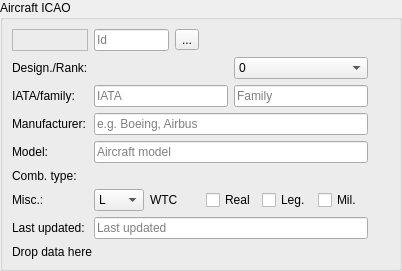
<?xml version="1.0" encoding="UTF-8"?>
<ui version="4.0">
 <class>CAircraftIcaoForm</class>
 <widget class="QFrame" name="CAircraftIcaoForm">
  <property name="geometry">
   <rect>
    <x>0</x>
    <y>0</y>
    <width>402</width>
    <height>271</height>
   </rect>
  </property>
  <property name="minimumSize">
   <size>
    <width>0</width>
    <height>200</height>
   </size>
  </property>
  <property name="windowTitle">
   <string>Aircraft ICAO</string>
  </property>
  <layout class="QVBoxLayout" name="vl_AirccraftIcaoForm">
   <property name="spacing">
    <number>4</number>
   </property>
   <property name="leftMargin">
    <number>0</number>
   </property>
   <property name="topMargin">
    <number>0</number>
   </property>
   <property name="rightMargin">
    <number>0</number>
   </property>
   <property name="bottomMargin">
    <number>0</number>
   </property>
   <item>
    <widget class="QGroupBox" name="gb_AircraftIcao">
     <property name="title">
      <string>Aircraft ICAO</string>
     </property>
     <layout class="QGridLayout" name="gl_AircraftIcao" columnstretch="0,1,0">
      <item row="0" column="2" rowspan="9">
       <widget class="swift::gui::editors::CValidationIndicator" name="val_Indicator">
        <property name="sizePolicy">
         <sizepolicy hsizetype="Preferred" vsizetype="Preferred">
          <horstretch>0</horstretch>
          <verstretch>0</verstretch>
         </sizepolicy>
        </property>
        <property name="minimumSize">
         <size>
          <width>16</width>
          <height>0</height>
         </size>
        </property>
        <property name="maximumSize">
         <size>
          <width>16</width>
          <height>16777215</height>
         </size>
        </property>
       </widget>
      </item>
      <item row="0" column="0">
       <widget class="swift::gui::CLabelAndIcon" name="lai_Id">
        <property name="minimumSize">
         <size>
          <width>20</width>
          <height>0</height>
         </size>
        </property>
        <property name="frameShape">
         <enum>QFrame::StyledPanel</enum>
        </property>
        <property name="frameShadow">
         <enum>QFrame::Raised</enum>
        </property>
       </widget>
      </item>
      <item row="6" column="1">
       <widget class="QWidget" name="wi_Checkboxes" native="true">
        <layout class="QHBoxLayout" name="hl_CheckBoxes">
         <property name="leftMargin">
          <number>0</number>
         </property>
         <property name="topMargin">
          <number>0</number>
         </property>
         <property name="rightMargin">
          <number>0</number>
         </property>
         <property name="bottomMargin">
          <number>0</number>
         </property>
         <item>
          <widget class="QComboBox" name="cb_Wtc">
           <property name="maximumSize">
            <size>
             <width>50</width>
             <height>16777215</height>
            </size>
           </property>
           <property name="toolTip">
            <string>Wake turbulence category</string>
           </property>
           <item>
            <property name="text">
             <string>L</string>
            </property>
           </item>
           <item>
            <property name="text">
             <string>M</string>
            </property>
           </item>
           <item>
            <property name="text">
             <string>H</string>
            </property>
           </item>
           <item>
            <property name="text">
             <string>Unspecified</string>
            </property>
           </item>
          </widget>
         </item>
         <item>
          <widget class="QLabel" name="lbl_Wtc">
           <property name="text">
            <string>WTC</string>
           </property>
          </widget>
         </item>
         <item>
          <widget class="QCheckBox" name="cb_RealWorld">
           <property name="toolTip">
            <string>Real world aircraft</string>
           </property>
           <property name="text">
            <string>Real</string>
           </property>
          </widget>
         </item>
         <item>
          <widget class="QCheckBox" name="cb_Legacy">
           <property name="toolTip">
            <string>Legacy aircraft, e.g. Concord, ME109</string>
           </property>
           <property name="text">
            <string>Leg.</string>
           </property>
          </widget>
         </item>
         <item>
          <widget class="QCheckBox" name="cb_Military">
           <property name="toolTip">
            <string>Military aircraft</string>
           </property>
           <property name="text">
            <string>Mil.</string>
           </property>
          </widget>
         </item>
        </layout>
       </widget>
      </item>
      <item row="2" column="1">
       <widget class="QWidget" name="wi_IataFamily" native="true">
        <layout class="QHBoxLayout" name="hl_IataFamily">
         <property name="leftMargin">
          <number>0</number>
         </property>
         <property name="topMargin">
          <number>0</number>
         </property>
         <property name="rightMargin">
          <number>0</number>
         </property>
         <property name="bottomMargin">
          <number>0</number>
         </property>
         <item>
          <widget class="QLineEdit" name="le_Iata">
           <property name="layoutDirection">
            <enum>Qt::RightToLeft</enum>
           </property>
           <property name="maxLength">
            <number>10</number>
           </property>
           <property name="placeholderText">
            <string>IATA</string>
           </property>
          </widget>
         </item>
         <item>
          <widget class="QLineEdit" name="le_Family">
           <property name="maxLength">
            <number>10</number>
           </property>
           <property name="placeholderText">
            <string>Family</string>
           </property>
          </widget>
         </item>
        </layout>
       </widget>
      </item>
      <item row="1" column="1">
       <widget class="QWidget" name="wi_DesignatorRank" native="true">
        <layout class="QHBoxLayout" name="hl_DesignatorRank">
         <property name="leftMargin">
          <number>0</number>
         </property>
         <property name="topMargin">
          <number>0</number>
         </property>
         <property name="rightMargin">
          <number>0</number>
         </property>
         <property name="bottomMargin">
          <number>0</number>
         </property>
         <item>
          <widget class="swift::gui::components::CDbAircraftIcaoSelectorComponent" name="aircraft_Selector">
           <property name="focusPolicy">
            <enum>Qt::StrongFocus</enum>
           </property>
          </widget>
         </item>
         <item>
          <widget class="QComboBox" name="cb_Rank">
           <item>
            <property name="text">
             <string>0</string>
            </property>
           </item>
           <item>
            <property name="text">
             <string>1</string>
            </property>
           </item>
           <item>
            <property name="text">
             <string>2</string>
            </property>
           </item>
           <item>
            <property name="text">
             <string>3</string>
            </property>
           </item>
           <item>
            <property name="text">
             <string>4</string>
            </property>
           </item>
           <item>
            <property name="text">
             <string>5</string>
            </property>
           </item>
           <item>
            <property name="text">
             <string>6</string>
            </property>
           </item>
           <item>
            <property name="text">
             <string>7</string>
            </property>
           </item>
           <item>
            <property name="text">
             <string>8</string>
            </property>
           </item>
           <item>
            <property name="text">
             <string>9</string>
            </property>
           </item>
           <item>
            <property name="text">
             <string>Unspecified</string>
            </property>
           </item>
          </widget>
         </item>
        </layout>
       </widget>
      </item>
      <item row="5" column="1">
       <widget class="swift::gui::components::CAircraftCombinedTypeSelector" name="combined_TypeSelector">
        <property name="focusPolicy">
         <enum>Qt::StrongFocus</enum>
        </property>
       </widget>
      </item>
      <item row="0" column="1">
       <widget class="QWidget" name="wi_IdPaste" native="true">
        <layout class="QHBoxLayout" name="hl_IdPaste">
         <property name="leftMargin">
          <number>0</number>
         </property>
         <property name="topMargin">
          <number>0</number>
         </property>
         <property name="rightMargin">
          <number>0</number>
         </property>
         <property name="bottomMargin">
          <number>0</number>
         </property>
         <item>
          <widget class="QLineEdit" name="le_Id">
           <property name="maximumSize">
            <size>
             <width>75</width>
             <height>16777215</height>
            </size>
           </property>
           <property name="readOnly">
            <bool>true</bool>
           </property>
           <property name="placeholderText">
            <string>Id</string>
           </property>
          </widget>
         </item>
         <item>
          <widget class="QToolButton" name="tb_Paste">
           <property name="text">
            <string>...</string>
           </property>
           <property name="icon">
            <iconset resource="../../misc/misc.qrc">
             <normaloff>:/ant-design/icons/ant-design/paste.svg</normaloff>:/ant-design/icons/ant-design/paste.svg</iconset>
           </property>
          </widget>
         </item>
         <item>
          <spacer name="hs_IdPaste">
           <property name="orientation">
            <enum>Qt::Horizontal</enum>
           </property>
           <property name="sizeHint" stdset="0">
            <size>
             <width>40</width>
             <height>20</height>
            </size>
           </property>
          </spacer>
         </item>
        </layout>
       </widget>
      </item>
      <item row="2" column="0">
       <widget class="QLabel" name="lbl_IataFamily">
        <property name="text">
         <string>IATA/family:</string>
        </property>
       </widget>
      </item>
      <item row="4" column="0">
       <widget class="QLabel" name="lbl_ModelDescription">
        <property name="text">
         <string>Model:</string>
        </property>
        <property name="buddy">
         <cstring>le_ModelDescription</cstring>
        </property>
       </widget>
      </item>
      <item row="3" column="1">
       <widget class="QLineEdit" name="le_Manufacturer">
        <property name="placeholderText">
         <string>e.g. Boeing, Airbus</string>
        </property>
       </widget>
      </item>
      <item row="4" column="1">
       <widget class="QLineEdit" name="le_ModelDescription">
        <property name="placeholderText">
         <string>Aircraft model</string>
        </property>
       </widget>
      </item>
      <item row="7" column="1">
       <widget class="QLineEdit" name="le_Updated">
        <property name="readOnly">
         <bool>true</bool>
        </property>
        <property name="placeholderText">
         <string>Last updated</string>
        </property>
       </widget>
      </item>
      <item row="6" column="0">
       <widget class="QLabel" name="lbl_MiscFlags">
        <property name="text">
         <string>Misc.:</string>
        </property>
       </widget>
      </item>
      <item row="5" column="0">
       <widget class="QLabel" name="lbl_CombinedCode">
        <property name="toolTip">
         <string>Type / Engine / Engine count</string>
        </property>
        <property name="text">
         <string>Comb. type:</string>
        </property>
       </widget>
      </item>
      <item row="3" column="0">
       <widget class="QLabel" name="lbl_Manufacturer">
        <property name="text">
         <string>Manufacturer:</string>
        </property>
        <property name="buddy">
         <cstring>le_Manufacturer</cstring>
        </property>
       </widget>
      </item>
      <item row="7" column="0">
       <widget class="QLabel" name="lbl_Timestamp">
        <property name="text">
         <string>Last updated:</string>
        </property>
        <property name="buddy">
         <cstring>le_Updated</cstring>
        </property>
       </widget>
      </item>
      <item row="1" column="0">
       <widget class="QLabel" name="lbl_IcaoDesignator">
        <property name="text">
         <string>Design./Rank:</string>
        </property>
       </widget>
      </item>
      <item row="8" column="0" colspan="2">
       <widget class="swift::gui::CDropSite" name="drop_DropData">
        <property name="text">
         <string>Drop data here</string>
        </property>
       </widget>
      </item>
     </layout>
    </widget>
   </item>
  </layout>
 </widget>
 <customwidgets>
  <customwidget>
   <class>swift::gui::components::CDbAircraftIcaoSelectorComponent</class>
   <extends>QFrame</extends>
   <header>gui/components/dbaircrafticaoselectorcomponent.h</header>
   <container>1</container>
  </customwidget>
  <customwidget>
   <class>swift::gui::CLabelAndIcon</class>
   <extends>QFrame</extends>
   <header>gui/labelandicon.h</header>
   <container>1</container>
  </customwidget>
  <customwidget>
   <class>swift::gui::editors::CValidationIndicator</class>
   <extends>QFrame</extends>
   <header>gui/editors/validationindicator.h</header>
   <container>1</container>
  </customwidget>
  <customwidget>
   <class>swift::gui::CDropSite</class>
   <extends>QLabel</extends>
   <header>gui/dropsite.h</header>
  </customwidget>
  <customwidget>
   <class>swift::gui::components::CAircraftCombinedTypeSelector</class>
   <extends>QFrame</extends>
   <header>gui/components/aircraftcombinedtypeselector.h</header>
   <container>1</container>
  </customwidget>
 </customwidgets>
 <tabstops>
  <tabstop>aircraft_Selector</tabstop>
  <tabstop>cb_Rank</tabstop>
  <tabstop>le_Iata</tabstop>
  <tabstop>le_Family</tabstop>
  <tabstop>le_Manufacturer</tabstop>
  <tabstop>le_ModelDescription</tabstop>
  <tabstop>combined_TypeSelector</tabstop>
  <tabstop>cb_Wtc</tabstop>
  <tabstop>cb_RealWorld</tabstop>
  <tabstop>cb_Legacy</tabstop>
  <tabstop>cb_Military</tabstop>
  <tabstop>le_Updated</tabstop>
 </tabstops>
 <resources>
  <include location="../../misc/misc.qrc"/>
 </resources>
 <connections/>
</ui>
